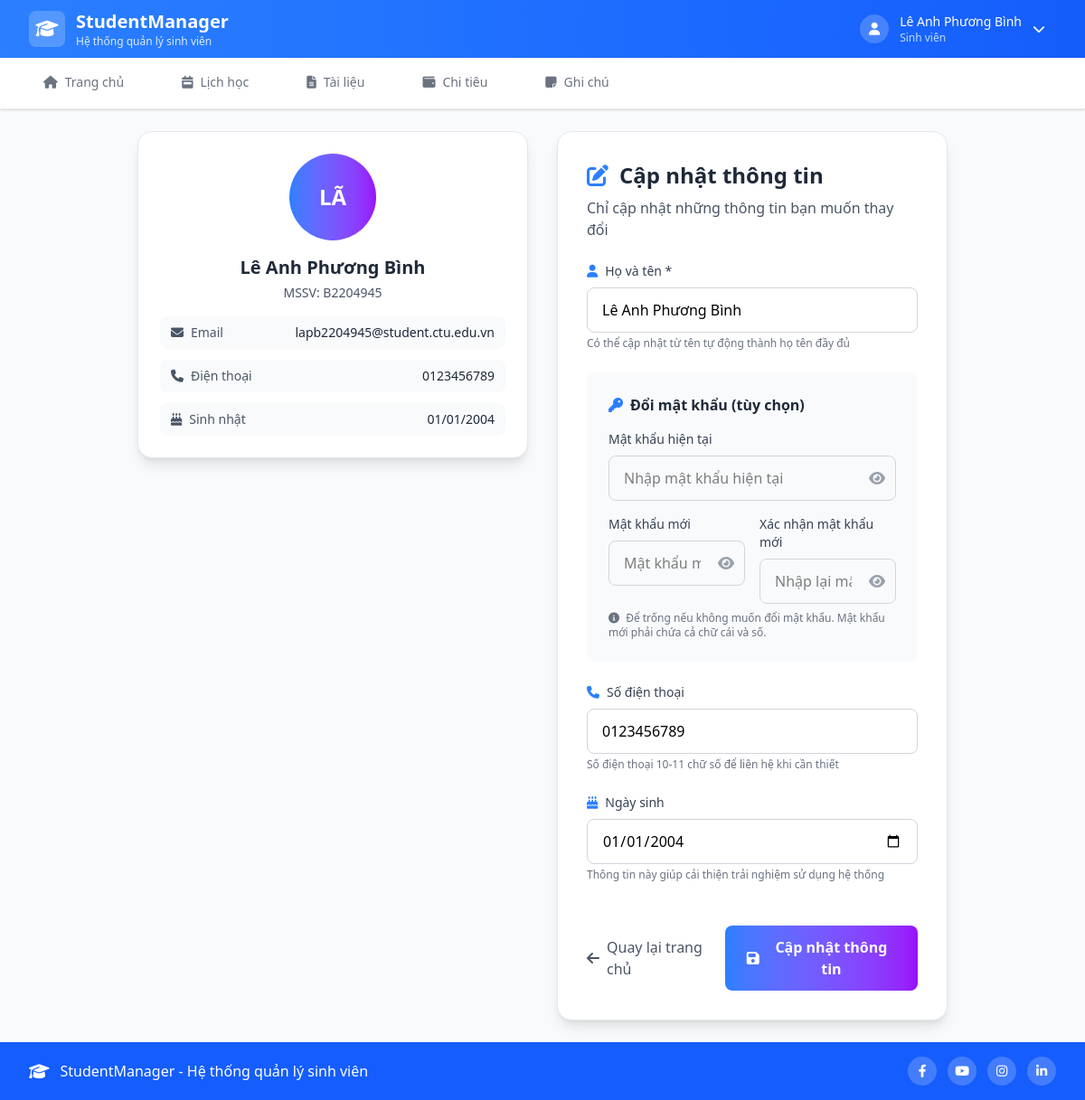
The app's page /profile.php (signed in) with its own data.
### tables this page shows
CREATE TABLE users (
    id INT AUTO_INCREMENT PRIMARY KEY,
    name VARCHAR(255) NOT NULL COMMENT 'Họ và tên đầy đủ',
    email VARCHAR(255) UNIQUE NOT NULL COMMENT 'Email CTU (lapb2204945@student.ctu.edu.vn)',
    mssv VARCHAR(20) UNIQUE NOT NULL COMMENT 'Mã số sinh viên (B2204945)',
    username VARCHAR(100) UNIQUE NOT NULL COMMENT 'Username để đăng nhập',
    password VARCHAR(255) NOT NULL COMMENT 'Mật khẩu đã hash',
    phone VARCHAR(20) NULL COMMENT 'Số điện thoại',
    birthday DATE NULL COMMENT 'Ngày sinh',
    is_active BOOLEAN DEFAULT TRUE COMMENT 'Trạng thái hoạt động',
    last_login TIMESTAMP NULL COMMENT 'Lần đăng nhập cuối',
    created_at TIMESTAMP DEFAULT CURRENT_TIMESTAMP,
    updated_at TIMESTAMP DEFAULT CURRENT_TIMESTAMP ON UPDATE CURRENT_TIMESTAMP
);

### config/db.php (called while the page is built, shortened)
<?php
try {
    $dsn = "mysql:host=" . DB_HOST . ";dbname=" . DB_NAME . ";charset=" . DB_CHARSET;
    $options = [
        PDO::ATTR_ERRMODE            => PDO::ERRMODE_EXCEPTION,
        PDO::ATTR_DEFAULT_FETCH_MODE => PDO::FETCH_ASSOC,
        PDO::ATTR_EMULATE_PREPARES   => false,
        PDO::MYSQL_ATTR_INIT_COMMAND => "SET NAMES " . DB_CHARSET
    ];
    $pdo = new PDO($dsn, DB_USER, DB_PASS, $options);
} catch (PDOException $e) {
    error_log("Database connection error: " . $e->getMessage());
    die("Không thể kết nối đến cơ sở dữ liệu. Vui lòng thử lại sau.");
} catch (Exception $e) {
    error_log("Database connection error: " . $e->getMessage());
    die("Không thể kết nối đến cơ sở dữ liệu. Vui lòng thử lại sau.");
}
function executeQuery($query, $params = [])
{
    global $pdo;
    try {
        $stmt = $pdo->prepare($query);
        $stmt->execute($params);
        return $stmt;
    } catch (PDOException $e) {
        error_log("Query error: " . $e->getMessage());
        throw new Exception("Lỗi truy vấn cơ sở dữ liệu");
    }
}
function fetchOne($query, $params = [])
{
    $stmt = executeQuery($query, $params);
    return $stmt->fetch();
}

### profile.php (the view, shortened to what this page needs)
<?php
require_once 'config/db.php';
$user_id = $_SESSION['user_id'];
$user = fetchOne("SELECT * FROM users WHERE id = ?", [$user_id]);
include 'includes/header.php';
?>
<div class="max-w-4xl mx-auto">
    <div class="grid grid-cols-1 lg:grid-cols-4 gap-8">
        <div class="lg:col-span-2">
            <div class="bg-white rounded-2xl shadow-lg p-6 border border-gray-200">
                <div class="text-center">
                    <div class="w-24 h-24 bg-gradient-to-r from-blue-500 to-purple-600 rounded-full flex items-center justify-center mx-auto mb-4">
                        <span class="text-2xl font-bold text-white">
                            <?php echo strtoupper(substr($user['name'] ?? 'U', 0, 2)); ?>
                        </span>
                    </div>
                    <h3 class="text-xl font-bold text-gray-800 mb-1"><?php echo htmlspecialchars($user['name'] ?? 'Chưa cập nhật'); ?></h3>
                    <p class="text-gray-600 text-sm mb-4">MSSV: <?php echo htmlspecialchars(strtoupper($user['mssv']) ?? 'N/A'); ?></p>
                    <div class="space-y-3">
                        <div class="flex justify-between items-center py-2 px-3 bg-gray-50 rounded-lg">
                            <span class="text-sm text-gray-600">
                                <i class="fas fa-envelope mr-2"></i>Email
                            </span>
                            <span class="text-sm font-medium text-gray-800">
                                <?php echo htmlspecialchars($user['email']); ?>
                            </span>
                        </div>
                        <div class="flex justify-between items-center py-2 px-3 bg-gray-50 rounded-lg">
                            <span class="text-sm text-gray-600">
                                <i class="fas fa-phone mr-2"></i>Điện thoại
                            </span>
                            <span class="text-sm font-medium text-gray-800">
                                <?php echo $user['phone'] ? htmlspecialchars($user['phone']) : 'Chưa cập nhật'; ?>
                            </span>
                        </div>
                        <div class="flex justify-between items-center py-2 px-3 bg-gray-50 rounded-lg">
                            <span class="text-sm text-gray-600">
                                <i class="fas fa-birthday-cake mr-2"></i>Sinh nhật
                            </span>
                            <span class="text-sm font-medium text-gray-800">
                                <?php echo $user['birthday'] ? date('d/m/Y', strtotime($user['birthday'])) : 'Chưa cập nhật'; ?>
                            </span>
                        </div>
                    </div>
                </div>
            </div>
        </div>
        <div class="lg:col-span-2">
            <div class="bg-white rounded-2xl shadow-lg p-8 border border-gray-200">
                <div class="mb-6">
                    <h2 class="text-2xl font-bold text-gray-800 mb-2 flex items-center">
                        <i class="fas fa-edit mr-3 text-blue-500"></i>
                        Cập nhật thông tin
                    </h2>
                    <p class="text-gray-600">Chỉ cập nhật những thông tin bạn muốn thay đổi</p>
                </div>
                <form method="POST" class="space-y-6" id="profile-form">
                    <div>
                        <label for="name" class="block text-sm font-medium text-gray-700 mb-2">
                            <i class="fas fa-user mr-2 text-blue-500"></i>Họ và tên *
                        </label>
                        <input type="text"
                            id="name"
                            name="name"
                            required
                            value="<?php echo htmlspecialchars($user['name'] ?? ''); ?>"
                            class="w-full px-4 py-3 border border-gray-300 rounded-lg focus:ring-2 focus:ring-blue-500 focus:border-transparent transition-all duration-200"
                            placeholder="Nhập họ và tên đầy đủ">
                        <div class="mt-1 text-xs text-gray-500">
                            Có thể cập nhật từ tên tự động thành họ tên đầy đủ
                        </div>
                    </div>
                    <div class="bg-gray-50 rounded-lg p-6">
                        <h3 class="font-semibold text-gray-800 mb-4 flex items-center">
                            <i class="fas fa-key mr-2 text-blue-500"></i>
                            Đổi mật khẩu (tùy chọn)
                        </h3>
                        <div class="mb-4">
                            <label for="current_password" class="block text-sm font-medium text-gray-700 mb-2">
                                Mật khẩu hiện tại
                            </label>
                            <div class="relative">
                                <input type="password"
                                    id="current_password"
                                    name="current_password"
                                    class="w-full px-4 py-3 border border-gray-300 rounded-lg focus:ring-2 focus:ring-blue-500 focus:border-transparent transition-all duration-200 pr-12"
                                    placeholder="Nhập mật khẩu hiện tại">
                                <button type="button"
                                    onclick="togglePassword('current_password')"
                                    class="absolute right-3 top-1/2 transform -translate-y-1/2 text-gray-400 hover:text-gray-600">
                                    <i id="current_password-icon" class="fas fa-eye"></i>
                                </button>
                            </div>
                        </div>
                        <div class="grid grid-cols-1 md:grid-cols-2 gap-4">
                            <div>
                                <label for="new_password" class="block text-sm font-medium text-gray-700 mb-2">
                                    Mật khẩu mới
                                </label>
                                <div class="relative">
                                    <input type="password"
                                        id="new_password"
                                        name="new_password"
                                        class="w-full px-4 py-3 border border-gray-300 rounded-lg focus:ring-2 focus:ring-blue-500 focus:border-transparent transition-all duration-200 pr-12"
                                        placeholder="Mật khẩu mới (ít nhất 6 ký tự)">
                                    <button type="button"
                                        onclick="togglePassword('new_password')"
                                        class="absolute right-3 top-1/2 transform -translate-y-1/2 text-gray-400 hover:text-gray-600">
                                        <i id="new_password-icon" class="fas fa-eye"></i>
                                    </button>
                                </div>
                            </div>
                            <div>
                                <label for="confirm_password" class="block text-sm font-medium text-gray-700 mb-2">
                                    Xác nhận mật khẩu mới
                                </label>
                                <div class="relative">
                                    <input type="password"
                                        id="confirm_password"
                                        name="confirm_password"
                                        class="w-full px-4 py-3 border border-gray-300 rounded-lg focus:ring-2 focus:ring-blue-500 focus:border-transparent transition-all duration-200 pr-12"
                                        placeholder="Nhập lại mật khẩu mới">
                                    <button type="button"
                                        onclick="togglePassword('confirm_password')"
                                        class="absolute right-3 top-1/2 transform -translate-y-1/2 text-gray-400 hover:text-gray-600">
                                        <i id="confirm_password-icon" class="fas fa-eye"></i>
                                    </button>
                                </div>
                            </div>
                        </div>
                        <div class="mt-2 text-xs text-gray-500">
                            <i class="fas fa-info-circle mr-1"></i>
                            Để trống nếu không muốn đổi mật khẩu. Mật khẩu mới phải chứa cả chữ cái và số.
                        </div>
                    </div>
                    <div>
                        <label for="phone" class="block text-sm font-medium text-gray-700 mb-2">
                            <i class="fas fa-phone mr-2 text-blue-500"></i>Số điện thoại
                        </label>
                        <input type="tel"
                            id="phone"
                            name="phone"
                            value="<?php echo htmlspecialchars($user['phone'] ?? ''); ?>"
                            class="w-full px-4 py-3 border border-gray-300 rounded-lg focus:ring-2 focus:ring-blue-500 focus:border-transparent transition-all duration-200"
                            placeholder="0123456789 (tùy chọn)">
                        <div class="mt-1 text-xs text-gray-500">
                            Số điện thoại 10-11 chữ số để liên hệ khi cần thiết
                        </div>
                    </div>
                    <div>
                        <label for="birthday" class="block text-sm font-medium text-gray-700 mb-2">
                            <i class="fas fa-birthday-cake mr-2 text-blue-500"></i>Ngày sinh
                        </label>
                        <input type="date"
                            id="birthday"
                            name="birthday"
                            value="<?php echo $user['birthday'] ?? ''; ?>"
                            max="<?php echo date('Y-m-d', strtotime('-16 years')); ?>"
                            min="<?php echo date('Y-m-d', strtotime('-100 years')); ?>"
                            class="w-full px-4 py-3 border border-gray-300 rounded-lg focus:ring-2 focus:ring-blue-500 focus:border-transparent transition-all duration-200">
                        <div class="mt-1 text-xs text-gray-500">
                            Thông tin này giúp cải thiện trải nghiệm sử dụng hệ thống
                        </div>
                    </div>
                    <div class="flex items-center justify-between pt-6">
                        <a href="index.php" class="text-gray-600 hover:text-gray-800 transition-colors duration-200 flex items-center">
                            <i class="fas fa-arrow-left mr-2"></i>
                            Quay lại trang chủ
                        </a>
                        <button type="submit"
                            class="bg-gradient-to-r from-blue-500 to-purple-600 text-white py-3 px-6 rounded-lg font-semibold hover:from-blue-600 hover:to-purple-700 focus:ring-4 focus:ring-blue-200 transition-all duration-200 transform hover:scale-[1.02] flex items-center space-x-2">
                            <i class="fas fa-save"></i>
                            <span>Cập nhật thông tin</span>
                        </button>
                    </div>
                </form>
            </div>
        </div>
    </div>
</div>
<?php
include 'includes/footer.php';
?>

### records on screen
users: name "LÃ", name "Lê Anh Phương Bình", mssv "B2204945", email "lapb2204945@student.ctu.edu.vn", phone "0123456789", birthday "01/01/2004"

### other values on screen
$display_name "Lê Anh Phương Bình"
$item['text'] "Trang chủ"
$item['text'] "Lịch học"
$item['text'] "Tài liệu"
$item['text'] "Chi tiêu"
$item['text'] "Ghi chú"
